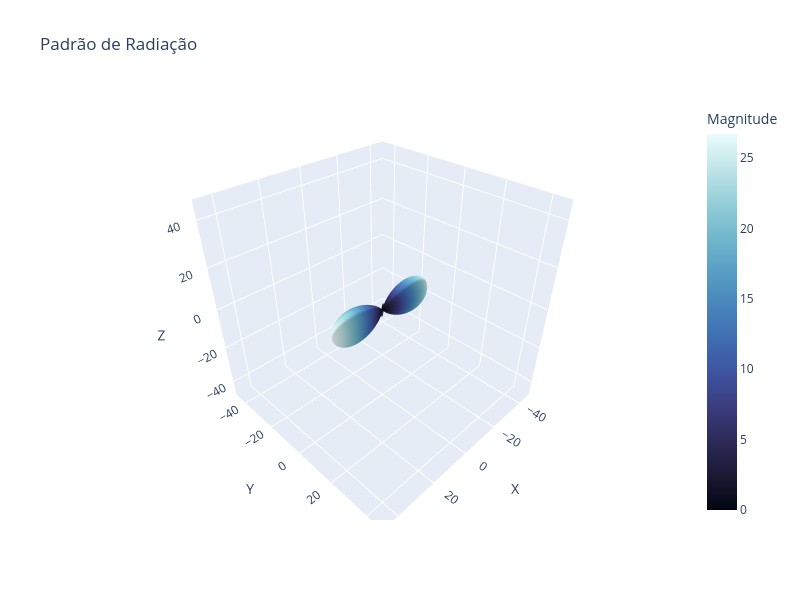

The notebook cell saved with this chart:
### Code cell
x,y,z = 4,4,1
AA = AntennaArray(XYZ=[x,y,z], d_XYZ=[0.5,0.5,0.5])
AA.gridDefault(rev_theta_phi=[[0,181,1],[0,361,1]])
#AA.gridCart2Sph([480, 640, 42, 69])
CB = codebooks()
cd_idx = 8
cw = CB.dft_upa(4, 4)
cw = cw[:,cd_idx].A1
ptr = patterns()
AA.ArrayFactor(cw, ptr.dipole)
AA.plot3D()
#AA.plotCart2Sph()

### Figure 1 — Plotly figure (JSON) as saved in the notebook; plotly's stock layout.template omitted (floating-point values rounded to 4 significant figures; data arrays with more than 128 entries replaced by an {"elided": "..."} marker saying what was removed)
{"data": [{"colorbar": {"title": {"text": "Magnitude"}}, "colorscale": [[0, "rgb(3, 5, 18)"], [0.09091, "rgb(25, 25, 51)"], [0.1818, "rgb(44, 42, 87)"], [0.2727, "rgb(58, 60, 125)"], [0.3636, "rgb(62, 83, 160)"], [0.4545, "rgb(62, 109, 178)"], [0.5455, "rgb(72, 134, 187)"], [0.6364, "rgb(89, 159, 196)"], [0.7273, "rgb(114, 184, 205)"], [0.8182, "rgb(149, 207, 216)"], [0.9091, "rgb(192, 229, 232)"], [1, "rgb(234, 252, 253)"]], "surfacecolor": {"elided": "361x181 float values"}, "type": "surface", "x": {"elided": "361x181 float values"}, "y": {"elided": "361x181 float values"}, "z": {"elided": "361x181 float values"}}], "layout": {"height": 600, "scene": {"aspectmode": "cube", "xaxis": {"range": [-48, 48], "title": {"text": "X"}}, "yaxis": {"range": [-48, 48], "title": {"text": "Y"}}, "zaxis": {"range": [-48, 48], "title": {"text": "Z"}}}, "title": {"text": "Padrão de Radiação"}, "width": 800}}
